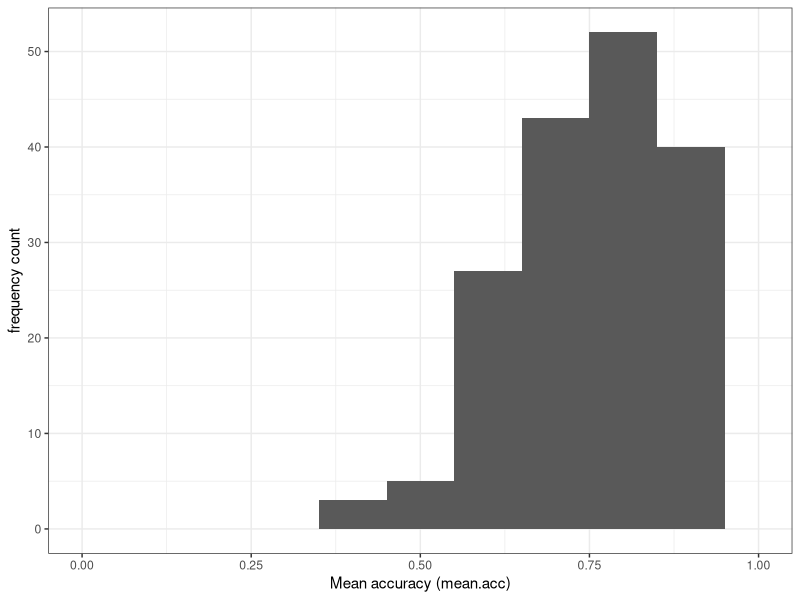
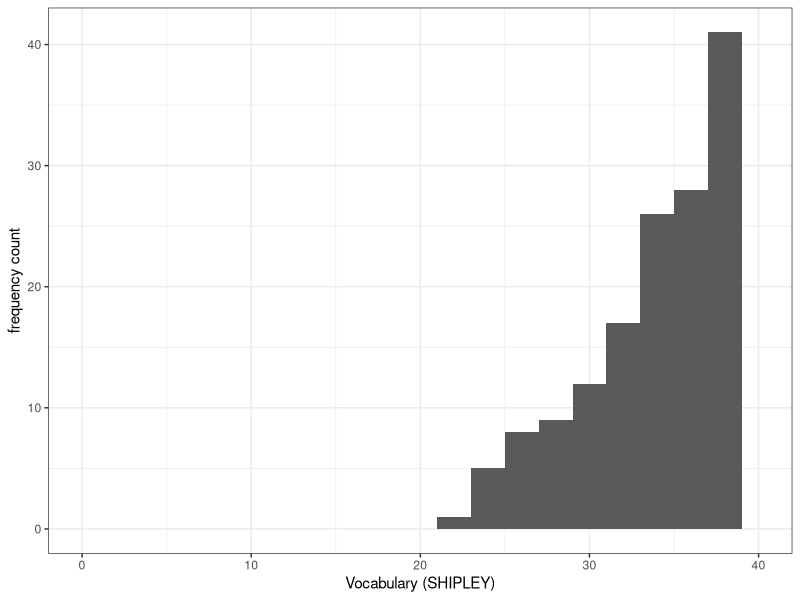
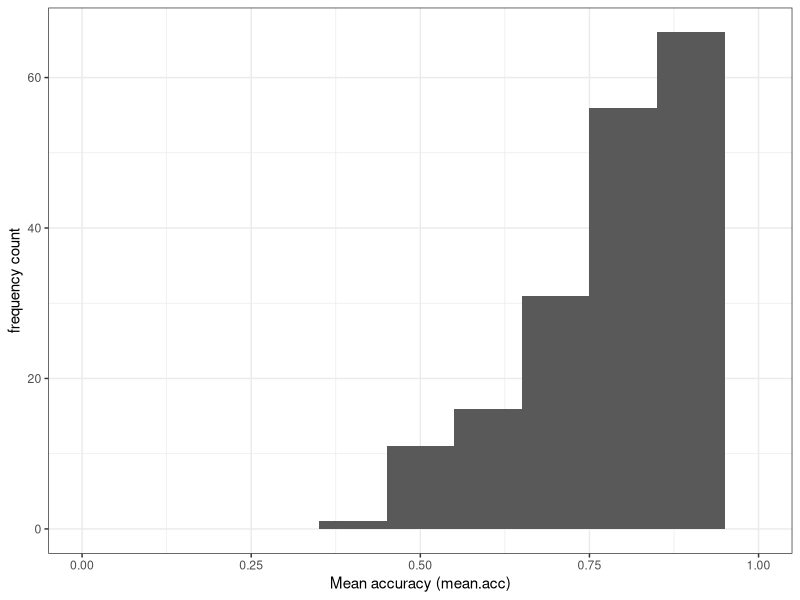
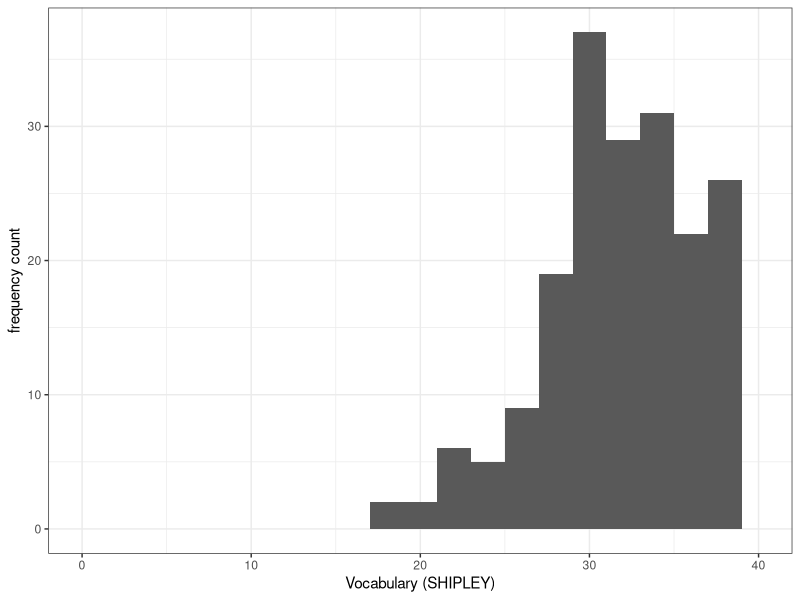
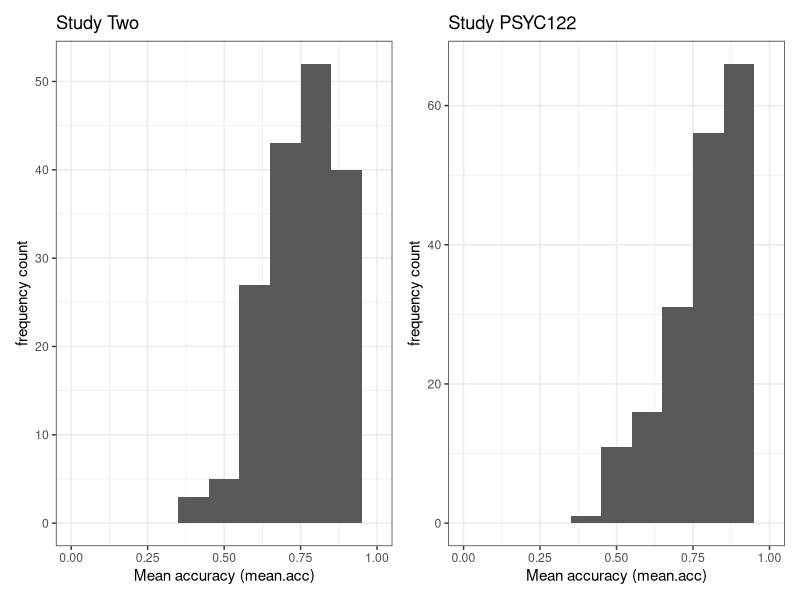
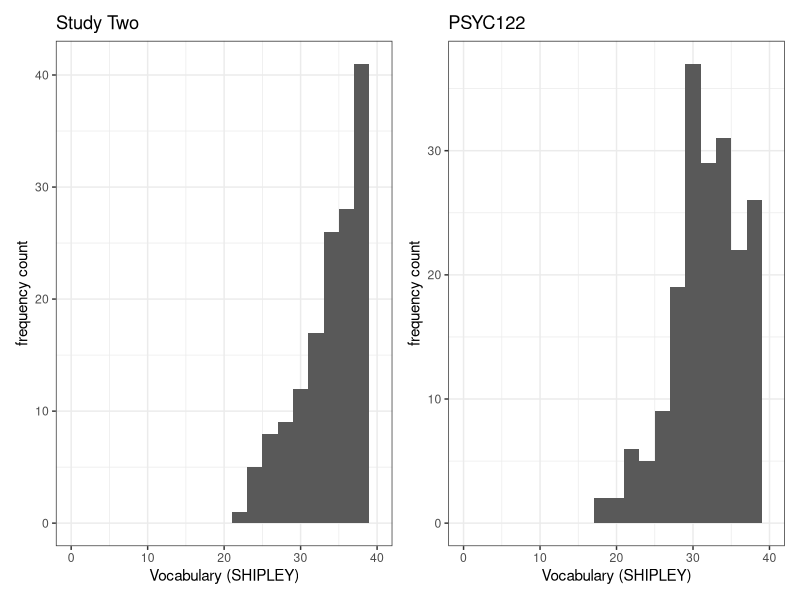
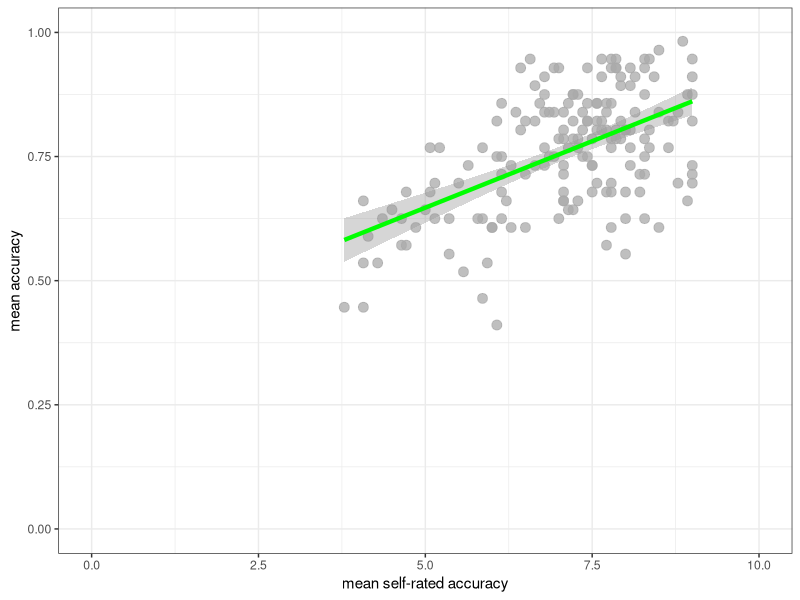
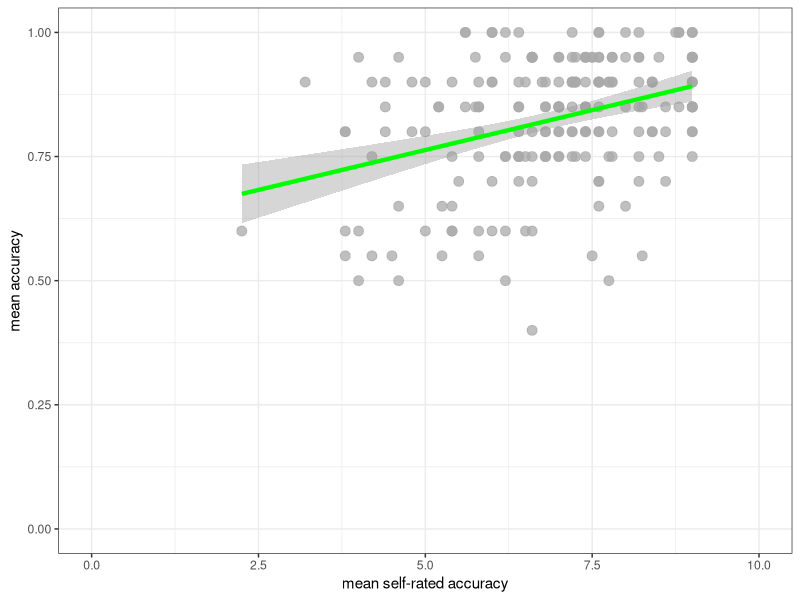

The R source for these figures, in order: (Note: this script raises an error after producing the figures.)
## ---- chunk 1
#| warning: false
#| echo: false
library(ggeffects)
library(kableExtra)
library(patchwork)
library(tidyverse)
## ---- chunk 2
#| warning: false
#| echo: false
study.one.gen <- read_csv("study-one-general-participants.csv")  
study.two.gen <- read_csv("study-two-general-participants.csv")
study.122 <- read_csv("2024-25_PSYC122-participants.csv")  
## ---- chunk 3
#| label: headcheck-wide
#| echo: false
# head(behaviour.rt)
study.two.gen %>%
  filter(participant_ID == c('studytwo.1', 'studytwo.10', 'studytwo.100', 'studytwo.101')) %>%
  as.data.frame() %>%
  kable() %>%
  kable_styling()
## ---- chunk 4
library("ggeffects")
library("patchwork")
library("tidyverse")
## ---- chunk 5
study.two.gen <- read_csv("study-two-general-participants.csv")
study.122 <- read_csv("2024-25_PSYC122-participants.csv")
## ---- chunk 6
summary(study.two.gen)
summary(study.122)
## ---- chunk 7
ggplot(data = study.two.gen, aes(x = mean.acc)) +
  geom_histogram(binwidth = .1) +
  theme_bw() +
  labs(x = "Mean accuracy (mean.acc)", y = "frequency count") +
  xlim(0, 1)

ggplot(data = study.two.gen, aes(x = SHIPLEY)) +
  geom_histogram(binwidth = 2) +
  theme_bw() +
  labs(x = "Vocabulary (SHIPLEY)", y = "frequency count") +
  xlim(0, 40)

ggplot(data = study.122, aes(x = mean.acc)) +
  geom_histogram(binwidth = .1) +
  theme_bw() +
  labs(x = "Mean accuracy (mean.acc)", y = "frequency count") +
  xlim(0, 1)

ggplot(data = study.122, aes(x = SHIPLEY)) +
  geom_histogram(binwidth = 2) +
  theme_bw() +
  labs(x = "Vocabulary (SHIPLEY)", y = "frequency count") +
  xlim(0, 40)
## ---- chunk 8
plot.two <- ggplot(data = study.two.gen, aes(x = mean.acc)) +
  geom_histogram(binwidth = .1) +
  theme_bw() +
  labs(x = "Mean accuracy (mean.acc)", y = "frequency count", title = "Study Two") +
  xlim(0, 1)

plot.122 <- ggplot(data = study.122, aes(x = mean.acc)) +
  geom_histogram(binwidth = .1) +
  theme_bw() +
  labs(x = "Mean accuracy (mean.acc)", y = "frequency count", title = "Study PSYC122") +
  xlim(0, 1)
## ---- chunk 9
plot.two + plot.122
## ---- chunk 10
plot.two <- ggplot(data = study.two.gen, aes(x = SHIPLEY)) +
  geom_histogram(binwidth = 2) +
  theme_bw() +
  labs(x = "Vocabulary (SHIPLEY)", y = "frequency count", title = "Study Two") +
  xlim(0, 40)

plot.122 <- ggplot(data = study.122, aes(x = SHIPLEY)) +
  geom_histogram(binwidth = 2) +
  theme_bw() +
  labs(x = "Vocabulary (SHIPLEY)", y = "frequency count", title = "PSYC122") +
  xlim(0, 40)
## ---- chunk 11
plot.two + plot.122
## ---- chunk 12
ggplot(data = study.two.gen, aes(x = mean.self, y = mean.acc)) +
  geom_point(alpha = 0.75, size = 3, colour = "darkgrey") +
  geom_smooth(method = "lm", size = 1.5, colour = "green") +
  theme_bw() +
  labs(x = "mean self-rated accuracy", y = "mean accuracy") +
  xlim(0, 10) + ylim(0, 1)

ggplot(data = study.122, aes(x = mean.self, y = mean.acc)) +
  geom_point(alpha = 0.75, size = 3, colour = "darkgrey") +
  geom_smooth(method = "lm", size = 1.5, colour = "green") +
  theme_bw() +
  labs(x = "mean self-rated accuracy", y = "mean accuracy") +
  xlim(0, 10) + ylim(0, 1)
## ---- chunk 13
plot.two <- ggplot(data = study.two.gen, aes(x = mean.self, y = mean.acc)) +
  geom_point(alpha = 0.75, size = 3, colour = "darkgrey") +
  geom_smooth(method = "lm", size = 1.5, colour = "green") +
  theme_bw() +
  labs(x = "mean self-rated accuracy", y = "mean accuracy") +
  xlim(0, 10) + ylim(0, 1)

plot.122 <- ggplot(data = study.122, aes(x = mean.self, y = mean.acc)) +
  geom_point(alpha = 0.75, size = 3, colour = "darkgrey") +
  geom_smooth(method = "lm", size = 1.5, colour = "green") +
  theme_bw() +
  labs(x = "mean self-rated accuracy", y = "mean accuracy") +
  xlim(0, 10) + ylim(0, 1)
## ---- chunk 14
plot.two + plot.122
## ---- chunk 15
cor.test(study.two.gen$mean.acc, study.two.gen$mean.self, method = "pearson",  alternative = "two.sided")
## ---- chunk 16
cor.test(study.122$mean.acc, study.122$mean.self, method = "pearson",  alternative = "two.sided")
## ---- chunk 17
model <- lm(mean.acc ~ HLVA + SHIPLEY + FACTOR3, data = study.two.gen)
summary(model)
## ---- chunk 18
model <- lm(mean.acc ~ HLVA + SHIPLEY + FACTOR3, data = study.122)
summary(model)
## ---- chunk 19
model.two <- lm(mean.acc ~ HLVA + SHIPLEY + FACTOR3, data = study.two.gen)
summary(model.two)
model.122 <- lm(mean.acc ~ HLVA + SHIPLEY + FACTOR3, data = study.122)
summary(model.122)
## ---- chunk 20
dat.two <- ggpredict(model.two, "HLVA")
plot.two <- plot(dat.two) + labs(title = "Study Two")
dat.122 <- ggpredict(model.122, "HLVA")
plot.122 <- plot(dat.122) + labs(title = "Study PSYC122")
## ---- chunk 21
plot.two + plot.122
## ---- chunk 22
dat.two <- ggpredict(model.two, "HLVA")
plot.two <- plot(dat.two, colors = "bw", add.data = TRUE) + labs(title = "Study Two")
dat.122 <- ggpredict(model.122, "HLVA")
plot.122 <- plot(dat.122, colors = "bw", add.data = TRUE) + labs(title = "Study PSYC122")
## ---- chunk 23
plot.two + plot.122
## ---- chunk 24
ggplot(data = study.two.gen, aes(x = mean.acc)) +
  geom_histogram(binwidth = .1) +
  theme_bw() +
  labs(x = "Mean accuracy (mean.acc)", y = "frequency count") +
  xlim(0, 1)

ggplot(data = study.two.gen, aes(x = SHIPLEY)) +
  geom_histogram(binwidth = 2) +
  theme_bw() +
  labs(x = "Vocabulary (SHIPLEY)", y = "frequency count") +
  xlim(0, 40)

ggplot(data = study.122, aes(x = mean.acc)) +
  geom_histogram(binwidth = .1) +
  theme_bw() +
  labs(x = "Mean accuracy (mean.acc)", y = "frequency count") +
  xlim(0, 1)

ggplot(data = study.122, aes(x = SHIPLEY)) +
  geom_histogram(binwidth = 2) +
  theme_bw() +
  labs(x = "Vocabulary (SHIPLEY)", y = "frequency count") +
  xlim(0, 40)
## ---- chunk 25
model <- lm(mean.acc ~ HLVA + SHIPLEY + FACTOR3, data = study.two.gen)
summary(model)
## ---- chunk 26
model <- lm(mean.acc ~ HLVA + SHIPLEY + FACTOR3, data = study.122)
summary(model)
## ---- chunk 27
model.two <- lm(mean.acc ~ HLVA + SHIPLEY + FACTOR3, data = study.two.gen)
summary(model.two)
model.122 <- lm(mean.acc ~ HLVA + SHIPLEY + FACTOR3, data = study.122)
summary(model.122)
## ---- chunk 28
dat.two <- ggpredict(model.two, "HLVA")
plot.two <- plot(dat.two) + labs(title = "Study Two")
dat.122 <- ggpredict(model.122, "HLVA")
plot.122 <- plot(dat.122) + labs(title = "Study PSYC122")
## ---- chunk 29
plot.two + plot.122
## ---- chunk 30
dat.two <- ggpredict(model.two, "HLVA")
plot.two <- plot(dat.two, colors = "bw", add.data = TRUE) + labs(title = "Study Two")
dat.122 <- ggpredict(model.122, "HLVA")
plot.122 <- plot(dat.122, colors = "bw", add.data = TRUE) + labs(title = "Study PSYC122")
## ---- chunk 31
plot.two + plot.122
